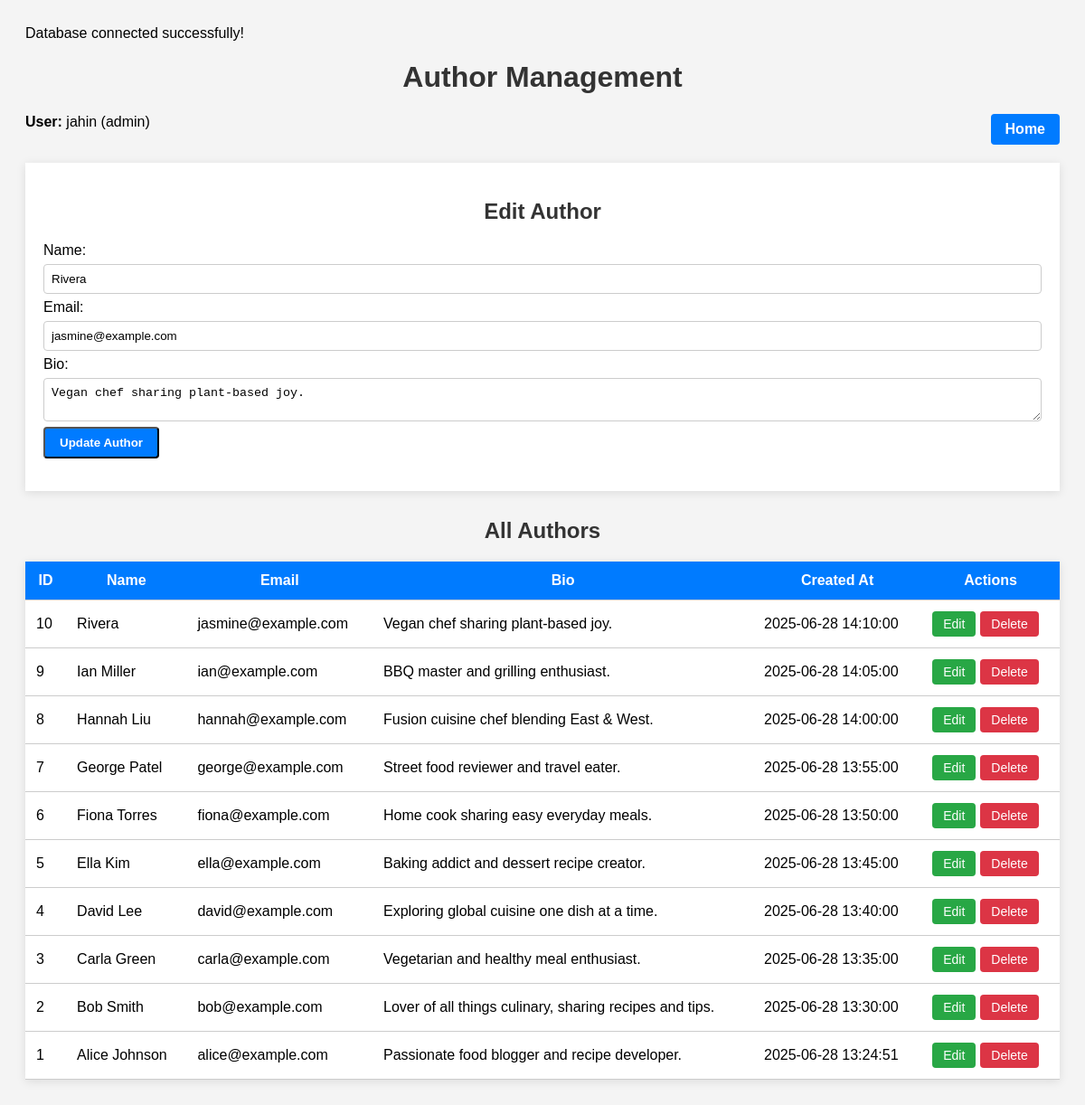
/view/dashboard/authors_info.php?edit=10 (signed in), run on the app's committed database.
### tables this page shows
CREATE TABLE `authors` (
  `author_id` int(11) NOT NULL,
  `name` varchar(100) NOT NULL,
  `email` varchar(150) NOT NULL,
  `bio` text DEFAULT NULL,
  `profile_image` varchar(255) DEFAULT NULL,
  `social_links` varchar(255) DEFAULT NULL,
  `created_at` datetime DEFAULT current_timestamp()
);

### view/dashboard/authors_info.php (the view, shortened to what this page needs)
<?php
include "../../model/database.php";
$authors = $conn->query("SELECT * FROM authors ORDER BY created_at DESC");
$editing = false;
$edit_data = ['author_id' => '', 'name' => '', 'email' => '', 'bio' => ''];
if (isset($_GET['edit']) && $_SESSION['role'] === 'admin') {
    $editing = true;
    $stmt = $conn->prepare("SELECT * FROM authors WHERE author_id = ?");
    $stmt->bind_param("i", $_GET['edit']);
    $stmt->execute();
    $result = $stmt->get_result();
    $edit_data = $result->fetch_assoc();
}
?>
<!DOCTYPE html>
<html lang="en">
<head>
</head>
<body>
    <h1>Author Management</h1>
    <div class="top-bar">
        <div><strong>User:</strong> <?= htmlspecialchars($_SESSION['username']) ?> (<?= $_SESSION['role'] ?>)</div>
        <a href="post.php" class="btn">Home</a>
    </div>
    <?php if ($_SESSION['role'] === 'admin'): ?>
        <div class="form-container">
            <h2><?= $editing ? 'Edit Author' : 'Add Author' ?></h2>
            <form method="POST">
                <label>Name:</label>
                <input type="text" name="name" required value="<?= htmlspecialchars($edit_data['name']) ?>">
                <label>Email:</label>
                <input type="email" name="email" required value="<?= htmlspecialchars($edit_data['email']) ?>">
                <label>Bio:</label>
                <textarea name="bio"><?= htmlspecialchars($edit_data['bio']) ?></textarea>
                <input class="btn" type="submit" value="<?= $editing ? 'Update Author' : 'Add Author' ?>">
            </form>
        </div>
    <?php endif; ?>
    <h2>All Authors</h2>
    <table>
        <tr>
            <th>ID</th>
            <th>Name</th>
            <th>Email</th>
            <th>Bio</th>
            <th>Created At</th>
            <th>Actions</th>
        </tr>
        <?php while ($row = $authors->fetch_assoc()): ?>
            <tr>
                <td><?= $row['author_id'] ?></td>
                <td><?= htmlspecialchars($row['name']) ?></td>
                <td><?= htmlspecialchars($row['email']) ?></td>
                <td><?= htmlspecialchars($row['bio']) ?></td>
                <td><?= $row['created_at'] ?></td>
                <td class="actions">
                    <?php if ($_SESSION['role'] === 'admin'): ?>
                        <a class="edit" href="?edit=<?= $row['author_id'] ?>">Edit</a>
                        <a class="delete" href="?delete_author=<?= $row['author_id'] ?>"
                            onclick="return confirm('Delete this author?')">Delete</a>
                    <?php else: ?>
                        View Only
                    <?php endif; ?>
                </td>
            </tr>
        <?php endwhile; ?>
    </table>
</body>
</html>

### view/dashboard/authors_info.php (style rules this page uses)
body { font-family: Arial, sans-serif; background: #f4f4f4; padding: 20px; }
h1, h2 { text-align: center; color: #333; }
.top-bar { display: flex; justify-content: space-between; margin-bottom: 20px; }
.btn { background-color: #007BFF; color: white; padding: 8px 16px; border-radius: 4px; text-decoration: none; font-weight: bold; }
table { width: 100%; border-collapse: collapse; background: white; margin-bottom: 30px; box-shadow: 0 2px 10px rgba(0, 0, 0, 0.1); }
th, td { padding: 12px; border-bottom: 1px solid #ccc; }
th { background-color: #007BFF; color: white; }
.actions { display: flex; gap: 5px; }
.actions a { padding: 6px 12px; border-radius: 4px; color: white; text-decoration: none; font-size: 14px; }
.edit { background-color: #28a745; }
.delete { background-color: #dc3545; }
.form-container { background: #fff; padding: 20px; margin-bottom: 30px; box-shadow: 0 2px 10px rgba(0, 0, 0, 0.1); }
input[type="text"], input[type="email"], textarea { width: 100%; padding: 8px; margin: 6px 0; border: 1px solid #ccc; border-radius: 4px; }

### data on the page
authors: name "Rivera", email "jasmine@example.com", bio "Vegan chef sharing plant-based joy.", author_id "10", created_at "2025-06-28 14:10:00"
authors: author_id "9", name "Ian Miller", email "ian@example.com", bio "BBQ master and grilling enthusiast.", created_at "2025-06-28 14:05:00"
authors: author_id "8", name "Hannah Liu", email "hannah@example.com", bio "Fusion cuisine chef blending East & West.", created_at "2025-06-28 14:00:00"
authors: author_id "7", name "George Patel", email "george@example.com", bio "Street food reviewer and travel eater.", created_at "2025-06-28 13:55:00"
authors: author_id "6", name "Fiona Torres", email "fiona@example.com", bio "Home cook sharing easy everyday meals.", created_at "2025-06-28 13:50:00"
authors: author_id "5", name "Ella Kim", email "ella@example.com", bio "Baking addict and dessert recipe creator.", created_at "2025-06-28 13:45:00"
authors: author_id "4", name "David Lee", email "david@example.com", bio "Exploring global cuisine one dish at a time.", created_at "2025-06-28 13:40:00"
authors: author_id "3", name "Carla Green", email "carla@example.com", bio "Vegetarian and healthy meal enthusiast.", created_at "2025-06-28 13:35:00"
authors: author_id "2", name "Bob Smith", email "bob@example.com", bio "Lover of all things culinary, sharing recipes and tips.", created_at "2025-06-28 13:30:00"
authors: author_id "1", name "Alice Johnson", email "alice@example.com", bio "Passionate food blogger and recipe developer.", created_at "2025-06-28 13:24:51"

### other printed values
$_SESSION['username'] "jahin"
$_SESSION['role'] "admin"
